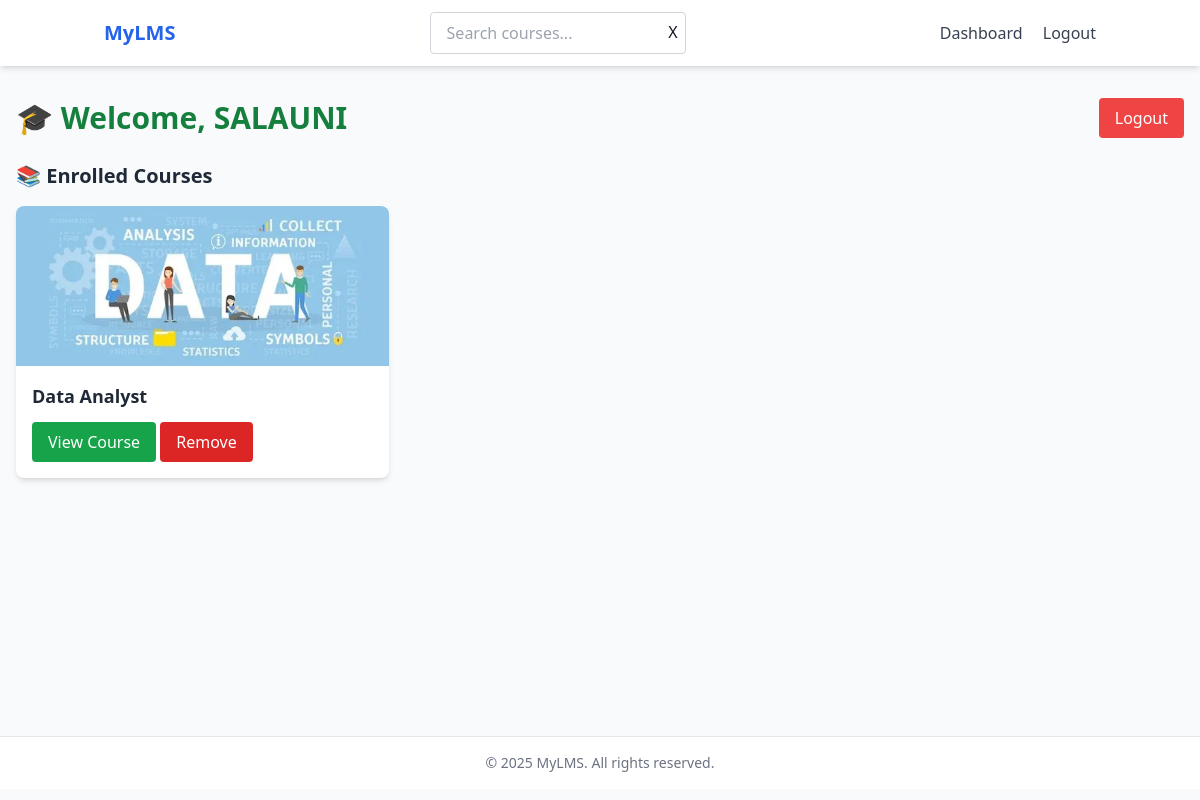
The page /dashboard/ (signed in) on the database its author committed.
### courses/models.py (models this page shows, shortened)
class Course(models.Model):
    title = models.CharField(max_length=200)
    description = models.TextField()
    instructor = models.CharField(max_length=100)
    thumbnail = models.ImageField(upload_to='thumbnails/')
    created_at = models.DateTimeField(auto_now_add=True)
    students = models.ManyToManyField(User, related_name="enrolled_courses", blank=True)

### courses/views.py (the view)
# urls.py: path('dashboard/', views.dashboard, name='dashboard'),
@login_required
def dashboard(request):
    enrolled_courses = request.user.enrolled_courses.all()
    return render(request, 'courses/dashboard.html', {
        'enrolled_courses': enrolled_courses
    })

### templates/courses/dashboard.html
{% extends 'courses/base.html' %} {% block title %}Student Dashboard{% endblock %} {% block content %}
<div class="max-w-7xl mx-auto px-4 py-8">
  <div class="flex justify-between items-center mb-6">
    <h1 class="text-3xl font-bold text-green-700">🎓 Welcome, {{ request.user.username }}</h1>
    <a href="{% url 'logout' %}" class="bg-red-500 text-white px-4 py-2 rounded hover:bg-red-600 transition">Logout</a>
  </div>
  <h2 class="text-xl font-semibold text-gray-800 mb-4">📚 Enrolled Courses</h2>
  {% if enrolled_courses %}
  <div class="grid grid-cols-1 sm:grid-cols-2 md:grid-cols-3 gap-6">
    {% for course in enrolled_courses %}
    <div class="bg-white rounded-lg shadow-md overflow-hidden hover:shadow-xl transition">
      <img src="{{ course.thumbnail.url }}" alt="{{ course.title }}" class="h-40 w-full object-cover" />
      <div class="p-4">
        <h3 class="text-lg font-bold text-gray-800">{{ course.title }}</h3>
        <a
          href="{% url 'course_detail' course.id %}"
          class="inline-block mt-3 text-white bg-green-600 px-4 py-2 rounded hover:bg-green-700 transition"
        >
          View Course
        </a>
        <a
          href="{% url 'unenroll' course.id %}"
          class="inline-block mt-3 text-white bg-red-600 px-4 py-2 rounded hover:bg-red-700 transition"
        >
          Remove
        </a>
      </div>
    </div>
    {% endfor %}
  </div>
  {% else %}
  <p class="text-gray-500">No enrolled courses found.</p>
  {% endif %}
</div>
{% endblock %}

### rows shown on the page
Course: thumbnail (picture), title "Data Analyst"

### other values the page prints
{{ request.user.username }} "SALAUNI"
{{ year|default:"2025" }} "2025"
